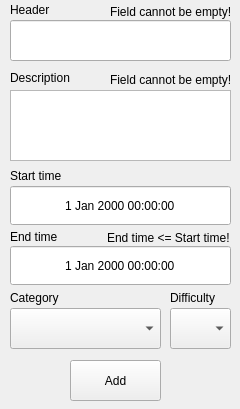
<?xml version="1.0" encoding="UTF-8"?>
<ui version="4.0">
 <class>AddTask</class>
 <widget class="QMainWindow" name="AddTask">
  <property name="geometry">
   <rect>
    <x>0</x>
    <y>0</y>
    <width>240</width>
    <height>409</height>
   </rect>
  </property>
  <property name="windowTitle">
   <string>Add Task</string>
  </property>
  <property name="windowIcon">
   <iconset resource="Resources.qrc">
    <normaloff>:/Img/Img/icon.jpg</normaloff>:/Img/Img/icon.jpg</iconset>
  </property>
  <widget class="QWidget" name="centralwidget">
   <widget class="QLineEdit" name="Header">
    <property name="geometry">
     <rect>
      <x>10</x>
      <y>20</y>
      <width>221</width>
      <height>41</height>
     </rect>
    </property>
   </widget>
   <widget class="QTextEdit" name="Body">
    <property name="geometry">
     <rect>
      <x>10</x>
      <y>90</y>
      <width>221</width>
      <height>71</height>
     </rect>
    </property>
   </widget>
   <widget class="QDateTimeEdit" name="StartTime">
    <property name="geometry">
     <rect>
      <x>10</x>
      <y>185</y>
      <width>221</width>
      <height>41</height>
     </rect>
    </property>
    <property name="alignment">
     <set>Qt::AlignCenter</set>
    </property>
    <property name="buttonSymbols">
     <enum>QAbstractSpinBox::NoButtons</enum>
    </property>
   </widget>
   <widget class="QDateTimeEdit" name="ExpEndTime">
    <property name="geometry">
     <rect>
      <x>10</x>
      <y>245</y>
      <width>221</width>
      <height>41</height>
     </rect>
    </property>
    <property name="cursor">
     <cursorShape>ArrowCursor</cursorShape>
    </property>
    <property name="alignment">
     <set>Qt::AlignCenter</set>
    </property>
    <property name="buttonSymbols">
     <enum>QAbstractSpinBox::NoButtons</enum>
    </property>
   </widget>
   <widget class="QComboBox" name="Category">
    <property name="geometry">
     <rect>
      <x>10</x>
      <y>308</y>
      <width>151</width>
      <height>41</height>
     </rect>
    </property>
    <property name="cursor">
     <cursorShape>PointingHandCursor</cursorShape>
    </property>
   </widget>
   <widget class="QPushButton" name="AddButton">
    <property name="geometry">
     <rect>
      <x>70</x>
      <y>360</y>
      <width>91</width>
      <height>41</height>
     </rect>
    </property>
    <property name="cursor">
     <cursorShape>PointingHandCursor</cursorShape>
    </property>
    <property name="text">
     <string>Add</string>
    </property>
   </widget>
   <widget class="QLabel" name="label">
    <property name="geometry">
     <rect>
      <x>10</x>
      <y>2</y>
      <width>41</width>
      <height>16</height>
     </rect>
    </property>
    <property name="text">
     <string>Header</string>
    </property>
   </widget>
   <widget class="QLabel" name="label_2">
    <property name="geometry">
     <rect>
      <x>10</x>
      <y>70</y>
      <width>61</width>
      <height>16</height>
     </rect>
    </property>
    <property name="text">
     <string>Description</string>
    </property>
   </widget>
   <widget class="QLabel" name="label_3">
    <property name="geometry">
     <rect>
      <x>10</x>
      <y>168</y>
      <width>61</width>
      <height>16</height>
     </rect>
    </property>
    <property name="text">
     <string>Start time</string>
    </property>
   </widget>
   <widget class="QLabel" name="label_4">
    <property name="geometry">
     <rect>
      <x>10</x>
      <y>229</y>
      <width>61</width>
      <height>16</height>
     </rect>
    </property>
    <property name="text">
     <string>End time</string>
    </property>
   </widget>
   <widget class="QLabel" name="label_5">
    <property name="geometry">
     <rect>
      <x>10</x>
      <y>290</y>
      <width>61</width>
      <height>16</height>
     </rect>
    </property>
    <property name="text">
     <string>Category</string>
    </property>
   </widget>
   <widget class="QLabel" name="label_6">
    <property name="geometry">
     <rect>
      <x>170</x>
      <y>290</y>
      <width>61</width>
      <height>16</height>
     </rect>
    </property>
    <property name="text">
     <string>Difficulty</string>
    </property>
   </widget>
   <widget class="QComboBox" name="Difficulty">
    <property name="geometry">
     <rect>
      <x>170</x>
      <y>308</y>
      <width>61</width>
      <height>41</height>
     </rect>
    </property>
    <property name="cursor">
     <cursorShape>PointingHandCursor</cursorShape>
    </property>
   </widget>
   <widget class="QLabel" name="EndTimeError">
    <property name="geometry">
     <rect>
      <x>107</x>
      <y>228</y>
      <width>131</width>
      <height>20</height>
     </rect>
    </property>
    <property name="text">
     <string>End time &lt;= Start time!</string>
    </property>
   </widget>
   <widget class="QLabel" name="DescriptionError">
    <property name="geometry">
     <rect>
      <x>110</x>
      <y>70</y>
      <width>131</width>
      <height>20</height>
     </rect>
    </property>
    <property name="text">
     <string>Field cannot be empty!</string>
    </property>
   </widget>
   <widget class="QLabel" name="HeaderError">
    <property name="geometry">
     <rect>
      <x>110</x>
      <y>2</y>
      <width>131</width>
      <height>20</height>
     </rect>
    </property>
    <property name="text">
     <string>Field cannot be empty!</string>
    </property>
   </widget>
  </widget>
 </widget>
 <resources>
  <include location="Resources.qrc"/>
 </resources>
 <connections/>
</ui>
